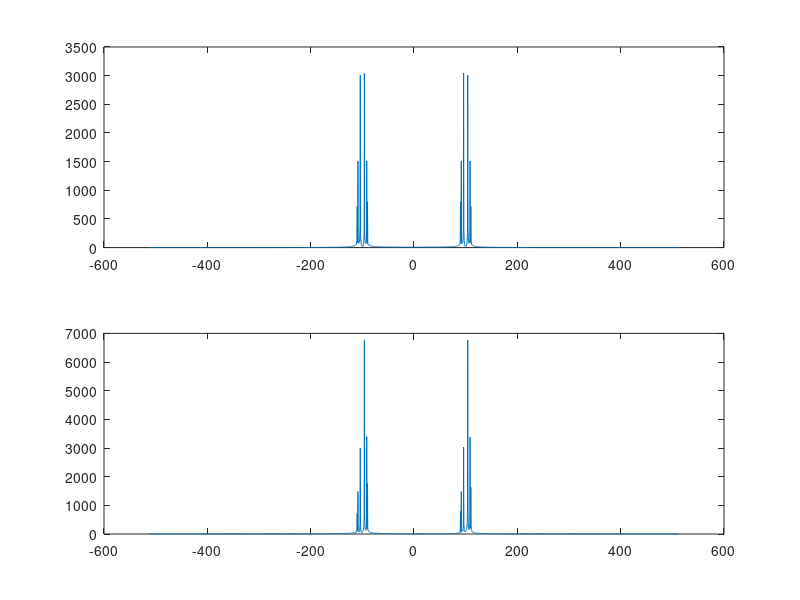
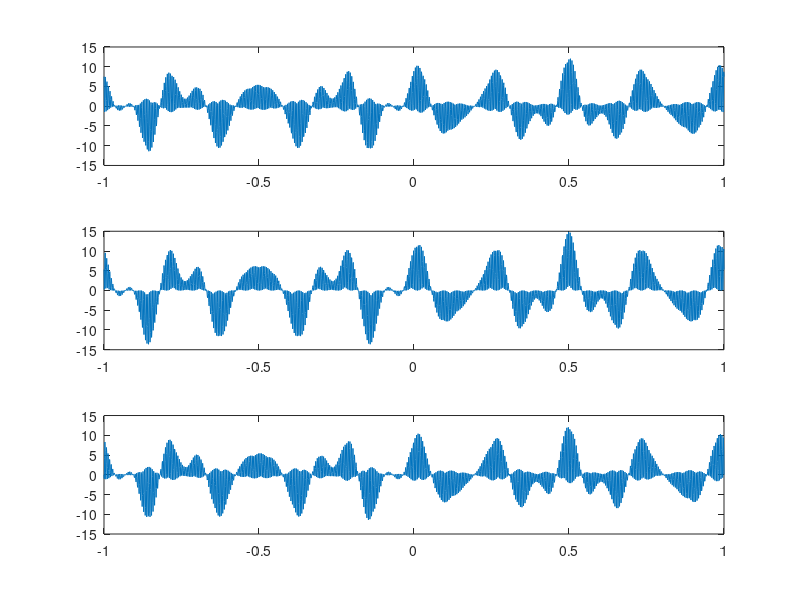
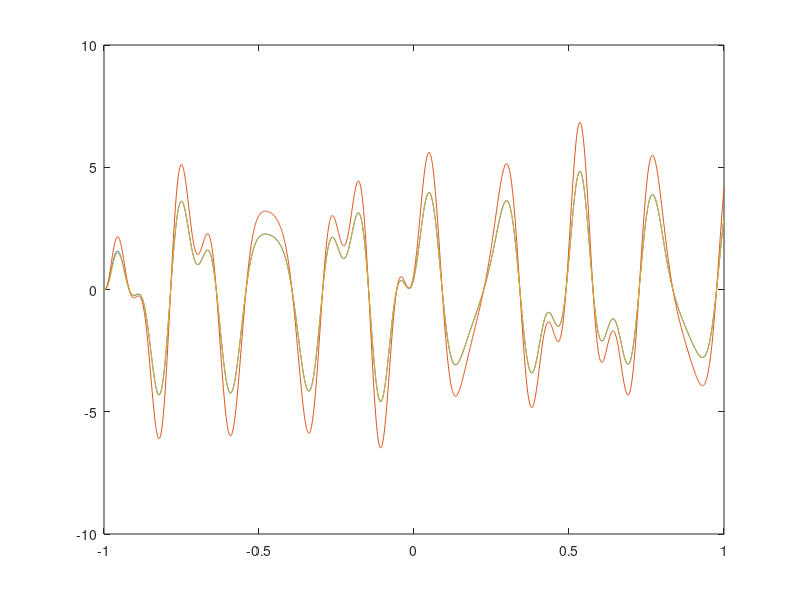
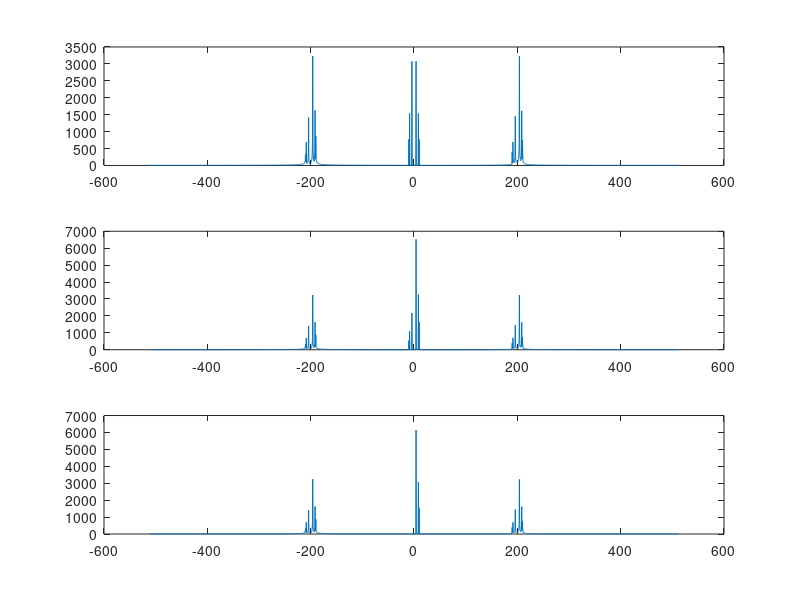

The MATLAB script that drew these images, in order:
L = 2048;
tmax = 1;
tmin = -1;
Fe = L/(tmax-tmin); 
Te = 1/Fe;
t = linspace(-1,1,L);
f = (-L/2:L/2-1)/(L/Fe);



m = 2*cos(8*pi*t) + sin(17*pi*t) + 0.5*cos(20*pi*t); % signal modulant
p = 3*cos(2*100*pi*t); % porteuse
s = m.*p;
S1f=fftshift(abs(fft(s)));
sh=3*m.*cos(200*pi*t) - 3.*sin(200*pi*t).*hilbert(m); %USB
S2f=fftshift(abs(fft(sh)));

figure('Name','Partie b')
subplot(211)
plot(f,S1f)
subplot(212)
plot(f,S2f)



%% c1

ol = cos(200*pi*t+0);
sm1 = sh .* ol;
ol = cos(200*pi*t+pi/4);
sm2 = sh .* ol;
ol = cos(200*pi*t+pi/2);
sm3 = sh .* ol;


figure('Name','Partie C1')
subplot(311)
plot(t,sm1)
subplot(312)
plot(t,sm2)
subplot(313)
plot(t,sm3)


TF_Sd1 = fftshift(abs(fft(sm1,L)));
TF_Sd2 = fftshift(abs(fft(sm2,L)));
TF_Sd3 = fftshift(abs(fft(sm3,L)));

[B,A] = butter(3,0.02,"low");
SFm1 = filter(B,A,sm1);
SFm2 = filter(B,A,sm2);
SFm3 = filter(B,A,sm3);
figure('Name','Partie C2')
plot(t,SFm1)
hold on
plot(t,SFm2)
hold on
plot(t,SFm3)

figure('Name','Partie C2 FREQUENCY')
subplot(311);
plot(f,TF_Sd1)
subplot(312)
plot(f,TF_Sd2)
subplot(313)
plot(f,TF_Sd3)